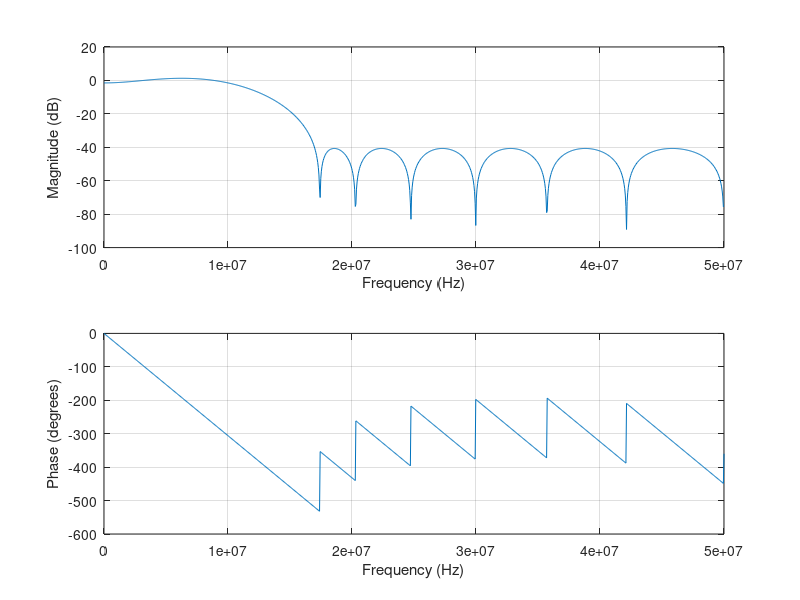

The MATLAB script that drew this image: (Note: this script raises an error after producing the figure.)
rp = 3;
rs = 40;
fs = 100e6;
Fpass = 10e6;
Fstop = 17e6;
dev = [(10^(rp/20)-1)/(10^(rp/20)+1) 10^(-rs/20)];

[n,fo,ao,w]=firpmord([Fpass Fstop],[1 0],dev,fs);
b=firpm(n, fo, ao, w);
freqz(b,1,1024,fs);

fprintf('b(%d) = %.6f\n', [1,length(b); b]);
